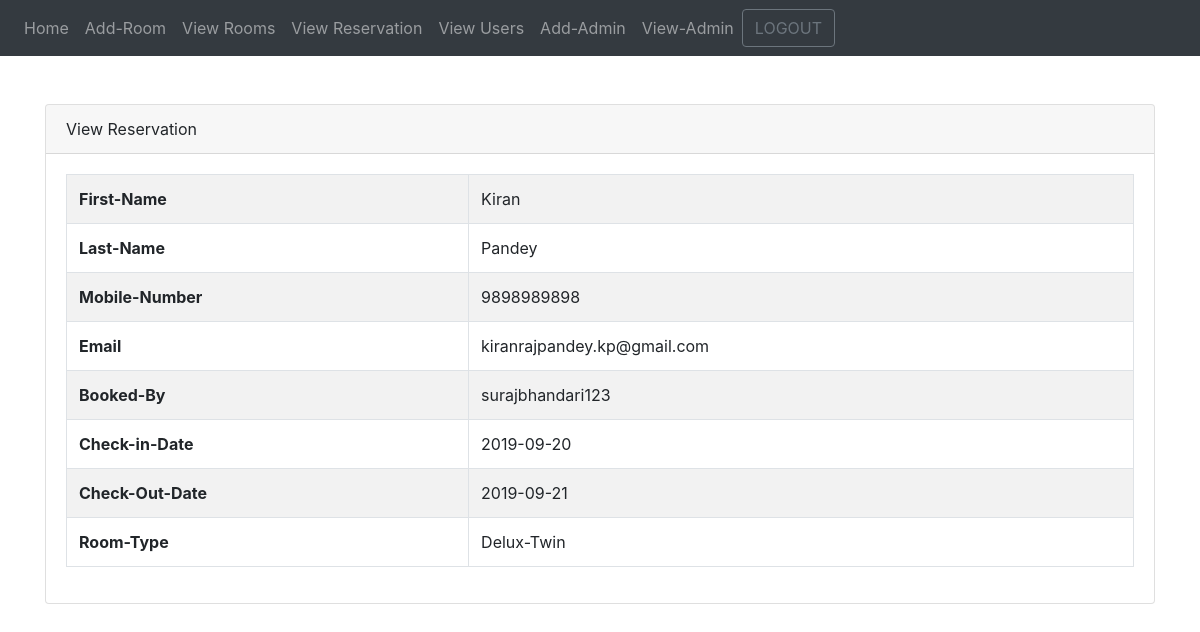
Screenshot of /admin/detailviewreservation.php?id=13 with the database file from the repository.
### tables this page shows
CREATE TABLE IF NOT EXISTS `fullreservation` (
  `rd_id` int(100) NOT NULL AUTO_INCREMENT,
  `f_name` varchar(255) NOT NULL,
  `l_name` varchar(255) NOT NULL,
  `number` bigint(20) NOT NULL,
  `email` varchar(255) NOT NULL,
  `bookedby` varchar(255) NOT NULL,
  `checkindate` date NOT NULL,
  `checkoutdate` date NOT NULL,
  `roomtype` varchar(2550) NOT NULL,
  `cus_id` int(11) NOT NULL,
  PRIMARY KEY (`rd_id`)
);

### admin/detailviewreservation.php (the view, shortened to what this page needs)
<?php
$title = 'View Reservation';
require "head.php";
?>
<?php
if (!isset($_GET['id'])) {
  header('location:viewreservation.php');
}else {
  $id = $_GET['id'];
}
require "connection.php";
$sql = "select * from fullreservation where rd_id=$id ";
$result = $connect->query($sql);
$rd = $result->fetch_assoc();
?>
<div class="container">
     <div class="card mt-5">
   <div class="card-header">
     <?php echo $title ?>
     </div>
   <div class="card-body">
     <div class="row">
     <div class="col-md-12">
     <div class="table-responsive">
     <table class="table table-bordered table-hover table-striped ">
       <tr>
         <th>First-Name</th>
         <td><?php echo $rd['f_name'] ?></td>
       </tr>
        <tr>
         <th>Last-Name</th>
         <td><?php echo $rd['l_name'] ?></td>
       </tr>
        <tr>
         <th>Mobile-Number</th>
         <td><?php echo $rd['number'] ?></td>
       </tr>
        <tr>
         <th>Email</th>
         <td><?php echo $rd['email'] ?></td>
       </tr>
        <tr>
         <th>Booked-By</th>
         <td><?php echo $rd['bookedby'] ?></td>
       </tr>
        <tr>
         <th>Check-in-Date</th>
         <td><?php echo $rd['checkindate'] ?></td>
       </tr>
          <tr>
         <th>Check-Out-Date</th>
         <td><?php echo $rd['checkoutdate'] ?></td>
       </tr>
        <tr>
         <th>Room-Type</th>
         <td><?php echo $rd['roomtype'] ?></td>
       </tr>
     </table>
     </div>
   </div>
 </div>
   </div>
   </div>
 </div>

### rows the page displays
fullreservation: f_name "Kiran", l_name "Pandey", number "9898989898", email "kiranrajpandey.kp@gmail.com", bookedby "surajbhandari123", checkindate "2019-09-20", checkoutdate "2019-09-21", roomtype "Delux-Twin"

### other values shown
$title "View Reservation"
